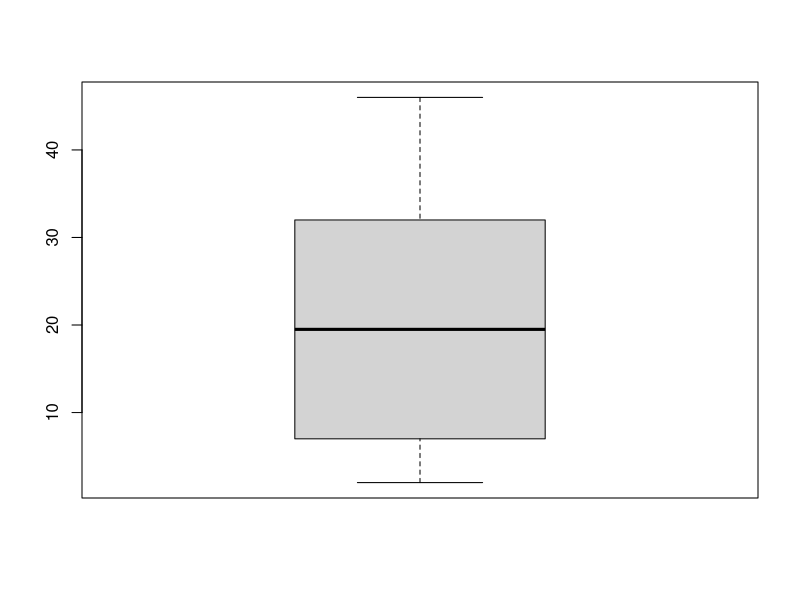
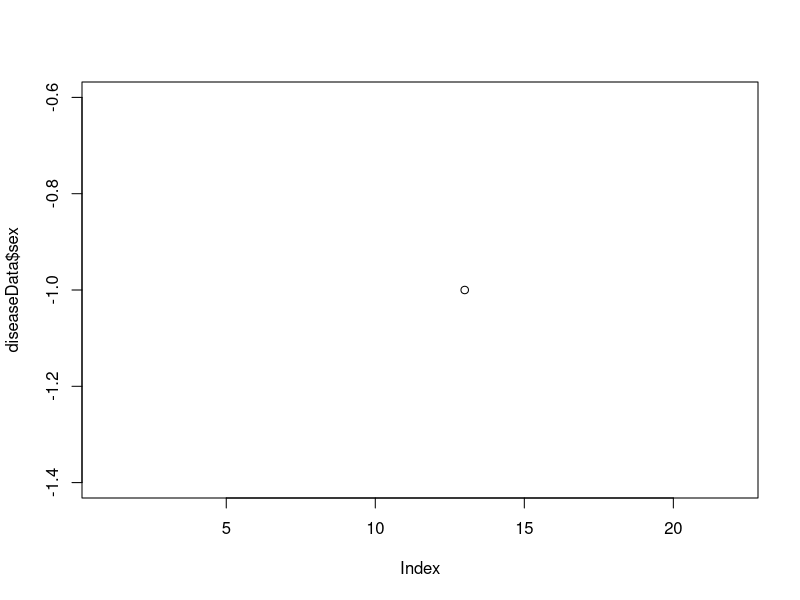

Here is the R script that generated these plots, in order:
setwd("C:\\Deeps\\R")
getwd()

#Task 1: Import the dataset into R
diseaseData = read.csv("Data/Disease_data (Assignment Dataset).csv")

# Convert Age column to type Numeric
diseaseData$Age[which(diseaseData$Age=="seven")] = 7
View(diseaseData$Age)

diseaseData$Age = as.numeric(diseaseData$Age)
class(diseaseData$Age)

#Task 2: 
# Omit NULL values from non-numerical data fields
diseaseData = na.omit(diseaseData)
diseaseData$timesupper = strptime(x = diseaseData$timesupper, format = "yyyy-MM-dd hh:mm:ss" )
View(diseaseData$timeFrame)


# Task 3: Which is the most consumed food item among the patients.
# For this we need to make all the Food Items as Factor
diseaseData$baked_hamburgur = as.factor(diseaseData$baked_hamburgur)
diseaseData$baked_hamburgur = as.numeric(diseaseData$baked_hamburgur)

diseaseData$spinach = as.factor(diseaseData$spinach)
diseaseData$spinach = as.numeric(diseaseData$spinach)

diseaseData$mashed_potato = as.factor(diseaseData$mashed_potato)
diseaseData$mashed_potato = as.numeric(diseaseData$mashed_potato)

diseaseData$cabbages = as.factor(diseaseData$cabbages)
diseaseData$cabbages = as.numeric(diseaseData$cabbages)

diseaseData$jello = as.factor(diseaseData$jello)
diseaseData$jello = as.numeric(diseaseData$jello)

diseaseData$rolls = as.factor(diseaseData$rolls)
diseaseData$rolls = as.numeric(diseaseData$rolls)

diseaseData$brown = as.factor(diseaseData$brown)
diseaseData$brown = as.numeric(diseaseData$brown)

diseaseData$milk = as.factor(diseaseData$milk)
diseaseData$milk = as.numeric(diseaseData$milk)

diseaseData$coffee = as.factor(diseaseData$coffee)
diseaseData$coffee = as.numeric(diseaseData$coffee)

diseaseData$water = as.factor(diseaseData$water)
diseaseData$water = as.numeric(diseaseData$water)

diseaseData$cakes = as.factor(diseaseData$cakes)
diseaseData$cakes = as.numeric(diseaseData$cakes)

diseaseData$vanilla = as.factor(diseaseData$vanilla)
diseaseData$vanilla = as.numeric(diseaseData$vanilla)

diseaseData$chocolate = as.factor(diseaseData$chocolate)
diseaseData$chocolate = as.numeric(diseaseData$chocolate)

diseaseData$fruitsalad = as.factor(diseaseData$fruitsalad)
diseaseData$fruitsalad = as.numeric(diseaseData$fruitsalad)

calculateData = data.frame("hamburger" = sum(diseaseData$baked_hamburgur))


calculateData = data.frame("hamburger" = sum(diseaseData$baked_hamburgur), "spinach" = sum(diseaseData$spinach),
                           "mashed_potato" = sum(diseaseData$mashed_potato),"cabbages" = sum(diseaseData$cabbages),
                           "jello" = sum(diseaseData$jello),"rolls" = sum(diseaseData$rolls),
                           "brown" = sum(diseaseData$brown),"milk" = sum(diseaseData$milk),
                           "coffee" = sum(diseaseData$coffee),"water" = sum(diseaseData$water),
                           "cakes" = sum(diseaseData$cakes),"vanila" = sum(diseaseData$vanilla),
                           "chocolate" = sum(diseaseData$chocolate),"fruits" = sum(diseaseData$fruitsalad))

most_consumed_food = max(colnames(calculateData))

# Task 2: Find the average age of people who are ill using Boxplot.
avg_ill_age = mean(diseaseData$Age)
boxplot(diseaseData$Age)

# Task3:  Visualize gender ratio from the data.

plot(diseaseData$sex)
